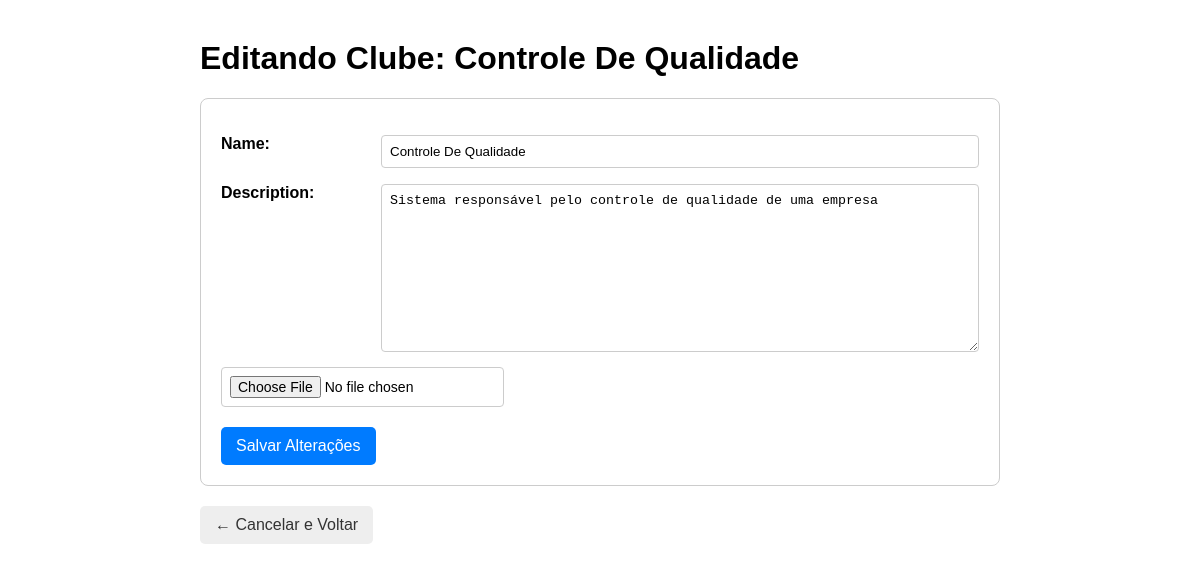
The app's page /club/4/edit/ (signed in) with its own data.
### clubs/models.py (models this page shows, shortened)
class Club(models.Model):
    name = models.CharField(max_length=100, unique=True)
    description = models.TextField(null=True, blank=True, default='')
    logo = models.ImageField(upload_to='club_logos/', null=True, blank=True)
    created_at = models.DateTimeField(auto_now_add=True)
    advisor = models.ForeignKey(
        settings.AUTH_USER_MODEL,
        on_delete=models.SET_NULL,
        null=True,
        related_name='advised_clubs'
    )
    members = models.ManyToManyField(
        settings.AUTH_USER_MODEL,
        through='Membership',
        related_name='joined_clubs', blank=True
        )

### clubs/views.py (the view)
# urls.py: path('club/<int:pk>/edit/', views.club_edit, name='club-edit'),
@login_required
def club_edit(request, pk):
    club = get_object_or_404(Club, pk=pk)
    if request.user != club.advisor:
        messages.error(request, 'ERRO: Você não tem permissão para editar este clube.')
        return redirect('club-detail', pk=club.pk)
    if request.method == 'POST':
        form = ClubForm(request.POST, request.FILES, instance=club)
        if form.is_valid():
            form.save()
            messages.success(request, 'Informações do clube atualizadas com sucesso!')
            return redirect('club-detail', pk=club.pk)
    else:
        form = ClubForm(instance=club)
    context = {
        'form': form,
        'club': club,
    }
    return render(request, 'clubs/club_edit.html', context)

### clubs/forms.py
class ClubForm(forms.ModelForm):
    class Meta:
        model = Club
        fields = ['name', 'description', 'logo']
        widgets = {
            'logo': CustomImageWidget(),
        }

### templates/clubs/club_edit.html (shortened to what this page needs)
{% load static %}
<!DOCTYPE html>
<html lang="pt-br">
<head>
</head>
<body>
    <h1>Editando Clube: {{ club.name }}</h1>
    <form method="post" enctype="multipart/form-data">
        <p>
            <label for="{{ form.name.id_for_label }}">{{ form.name.label }}:</label>
            {{ form.name }}
        </p>
        <p>
            <label for="{{ form.description.id_for_label }}">{{ form.description.label }}:</label>
            {{ form.description }}
        </p>
        <div style="margin-bottom: 20px;">
            <div class="logo-widget">
                {{ form.logo }}
            </div>
        </div>
        <button type="submit" class="submit-btn">Salvar Alterações</button>
    </form>
    <a href="{% url 'club-detail' pk=club.pk %}" class="back-link">← Cancelar e Voltar</a>
</body>
</html>

### templates/clubs/club_edit.html (style rules this page uses)
body { font-family: sans-serif; max-width: 800px; margin: 40px auto; }
form { border: 1px solid #ccc; padding: 20px; border-radius: 8px; }
form p { display: grid; grid-template-columns: 150px 1fr; gap: 10px; margin-bottom: 15px; }
form label { font-weight: bold; }
form input, form textarea { padding: 8px; border: 1px solid #ccc; border-radius: 4px; }
.submit-btn { background: #007bff; color: white; padding: 10px 15px; border: none; border-radius: 5px; cursor: pointer; font-size: 16px; }
.back-link { display: inline-block; margin-top: 20px; text-decoration: none; background: #eee; padding: 10px 15px; border-radius: 5px; color: #333; }
.logo-widget { font-size: 0; }
.logo-widget label, .logo-widget input { font-size: 14px; }

### records on screen
Club: name "Controle De Qualidade", description "Sistema responsável pelo controle de qualidade de uma empresa"
